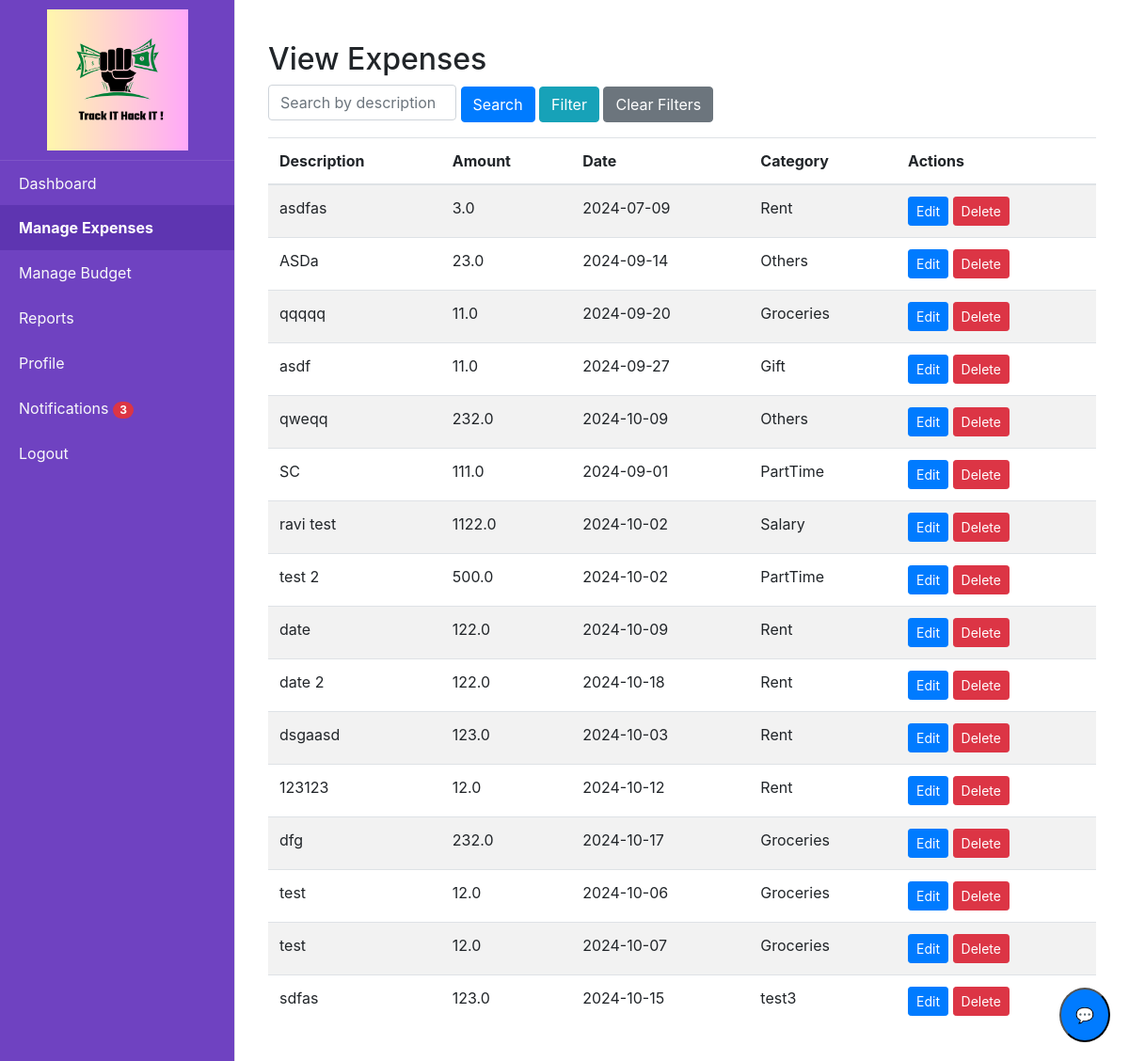
Screenshot of /view_expenses (signed in) with the database file from the repository.
### tables this page shows
CREATE TABLE expenses (id INTEGER PRIMARY KEY AUTOINCREMENT, user_id INTEGER, date TEXT, description TEXT, amount REAL, category_id TEXT, document TEXT, is_income INTEGER DEFAULT (0), FOREIGN KEY (category_id) REFERENCES category (id), FOREIGN KEY (user_id) REFERENCES users (id));

CREATE TABLE category (id INTEGER PRIMARY KEY AUTOINCREMENT, name TEXT NOT NULL, is_income INTEGER DEFAULT (0));

### app.py (the view, shortened to what this page needs)
@app.route('/view_expenses', methods=['GET', 'POST'])
@login_required
def view_expenses():
    search_description = request.args.get('search', '')
    category_v = request.args.get('category', '')
    start_date = request.args.get('start_date', '')
    end_date = request.args.get('end_date', '')
    amount_comparison = request.args.get('amount_comparison', '')
    amount_value = request.args.get('amount_value', '')
    sort_by=request.args.get('sort_by')
    query = '''
        SELECT e.id, e.date, e.description, e.amount, e.document, c.name AS category_name
        FROM expenses e
        JOIN category c ON e.category_id = c.id
        WHERE e.user_id = ?
    '''
    params = [current_user.id]
    categories = query_db('SELECT id, name, is_income FROM category')
    if search_description:
        query += ' AND e.description LIKE ?'
        params.append(f'%{search_description}%')
    if category_v:
        category_v =int(category_v)
        query += ' AND c.id = ?'
        params.append(int(category_v))
    if start_date:
        query += ' AND e.date >= ?'
        params.append(start_date)
    if end_date:
        query += ' AND e.date <= ?'
        params.append(end_date)
    expenses = query_db(query, params)
    return render_template(
        'view_expenses.html',
        expenses=expenses,
        search=search_description,
        category_v=category_v,
        start_date=start_date,
        end_date=end_date,
        amount_comparison=amount_comparison,
        amount_value=amount_value,
        categories =categories,
        sort_by=sort_by
    )

### app.py (called while the page is built)
@login_manager.user_loader
def load_user(user_id):
    return get_user_by_id(user_id)

@app.after_request
def after_request(response):
    response.headers["Cache-Control"] = "no-cache, no-store, must-revalidate"
    return response

@app.context_processor
def inject_unread_notifications():
    if current_user.is_authenticated:
        unread_count = query_db('''
            SELECT COUNT(*)
            FROM notifications
            WHERE user_id = ? AND is_read = 0
        ''', [current_user.id], one=True)
        return dict(unread_count=unread_count[0] if unread_count else 0)
    return dict(unread_count=0)

### database.py (called while the page is built)
def get_db():
    return sqlite3.connect(DATABASE)

def query_db(query, args=(), one=False):
    cur = get_db().execute(query, args)
    rv = cur.fetchall()
    cur.close()
    return (rv[0] if rv else None) if one else rv

def get_user_by_id(user_id):
    conn = sqlite3.connect(DATABASE)
    cursor = conn.cursor()
    cursor.execute('SELECT * FROM users WHERE id = ?', (user_id,))
    user = cursor.fetchone()
    conn.close()
    if user:
        return User(id=user[0], username=user[1], email=user[2], password=user[3])
    return None

### templates/view_expenses.html (shortened to what this page needs)
{% extends "home.html" %}
{% block content %}
<div class="container mt-4">
    <h2>View Expenses</h2>
     <form action="{{ url_for('view_expenses') }}" method="GET" class="mb-3">
        <div class="form-row align-items-center">
            <div class="col-auto">
                <input type="text" class="form-control d-inline" id="search" name="search" placeholder="Search by description" value="{{ search }}" style="width: 200px;">
             <button  class="btn btn-primary" id="searchBtn">Search</button>
                <button type="button" class="btn btn-info" id="filterButton">Filter</button>
              <button  type="submit" onclick="clearFilters()" class="btn btn-secondary" id="clearBtn" >Clear Filters</button>
            </div>
        </div>
    </form>
    <table class="table table-striped">
        <thead>
            <tr>
                <th>Description</th>
                <th>Amount</th>
                <th>Date</th>
                <th>Category</th>
                <th>Actions</th>
            </tr>
        </thead>
        <tbody>
            {% for expense in expenses %}
            <tr>
                <td>{{ expense[2] }}</td>
                <td>{{ expense[3] }}</td>
                <td>{{ expense[1] }}</td>
                <td>{{ expense[5] }}</td>
                <td>
                    <a href="{{ url_for('edit_expense', expense_id=expense[0]) }}" class="btn btn-primary btn-sm">Edit</a>
                    <form action="{{ url_for('delete_expense', expense_id=expense[0]) }}" method="POST" style="display:inline-block;">
                        <button type="submit" class="btn btn-danger btn-sm" onclick="return confirm('Are you sure you want to delete this expense?');">Delete</button>
                    </form>
                </td>
            </tr>
            {% endfor %}
        </tbody>
    </table>
</div>
{% endblock %}

### rows the page displays
expenses: description "asdfas", amount "3.0", date "2024-07-09", name "Rent"
expenses: description "ASDa", amount "23.0", date "2024-09-14", name "Others"
expenses: description "qqqqq", amount "11.0", date "2024-09-20", name "Groceries"
expenses: description "asdf", amount "11.0", date "2024-09-27", name "Gift"
expenses: description "qweqq", amount "232.0", date "2024-10-09", name "Others"
expenses: description "SC", amount "111.0", date "2024-09-01", name "PartTime"
expenses: description "ravi test", amount "1122.0", date "2024-10-02", name "Salary"
expenses: description "test 2", amount "500.0", date "2024-10-02", name "PartTime"
expenses: description "date", amount "122.0", date "2024-10-09", name "Rent"
expenses: description "date 2", amount "122.0", date "2024-10-18", name "Rent"
expenses: description "dsgaasd", amount "123.0", date "2024-10-03", name "Rent"
expenses: description "123123", amount "12.0", date "2024-10-12", name "Rent"
expenses: description "dfg", amount "232.0", date "2024-10-17", name "Groceries"
expenses: description "test", amount "12.0", date "2024-10-06", name "Groceries"
expenses: description "test", amount "12.0", date "2024-10-07", name "Groceries"
expenses: description "sdfas", amount "123.0", date "2024-10-15", name "test3"

### other values shown
{{ unread_count }} "3"
